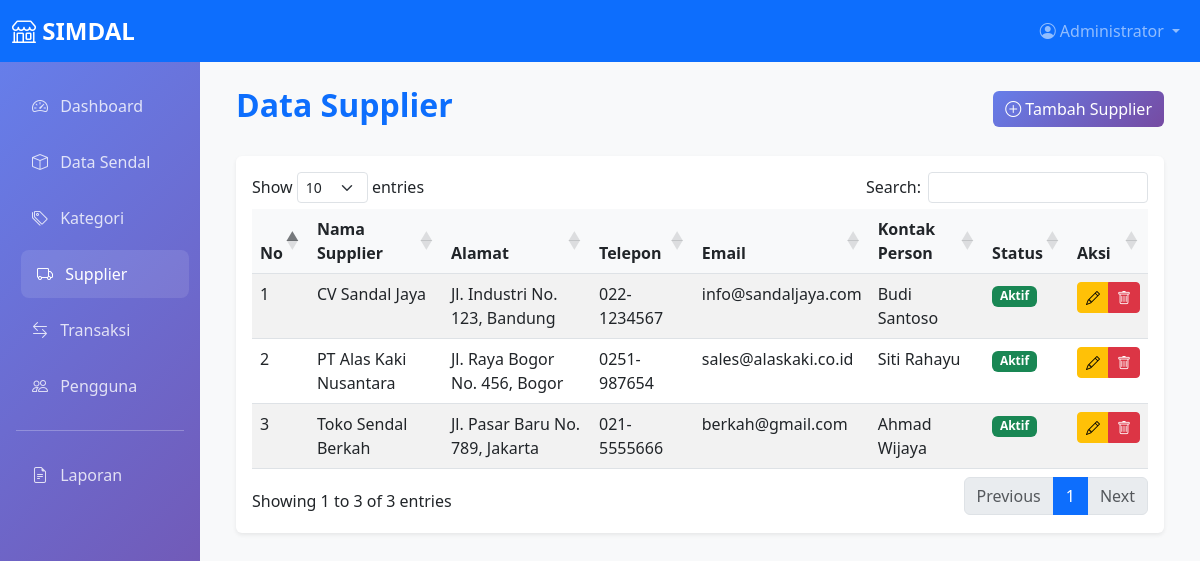
Page /pages/supplier/index.php (signed in) on the committed database.
### tables this page shows
CREATE TABLE supplier (
    id_supplier INT PRIMARY KEY AUTO_INCREMENT,
    nama_supplier VARCHAR(100) NOT NULL,
    alamat TEXT,
    telepon VARCHAR(20),
    email VARCHAR(100),
    kontak_person VARCHAR(100),
    status ENUM('aktif', 'nonaktif') DEFAULT 'aktif',
    created_at TIMESTAMP DEFAULT CURRENT_TIMESTAMP,
    updated_at TIMESTAMP DEFAULT CURRENT_TIMESTAMP ON UPDATE CURRENT_TIMESTAMP
);

### pages/supplier/index.php (the view, shortened to what this page needs)
<?php
require_once '../../config/koneksi.php';
$stmt = $pdo->query("SELECT * FROM supplier ORDER BY nama_supplier ASC");
$supplier = $stmt->fetchAll();
include '../../includes/header.php';
include '../../includes/navbar.php';
?>
<div class="container-fluid">
    <div class="row">
        <?php include '../../includes/sidebar.php'; ?>
        <div class="col-md-9 col-lg-10">
            <div class="content-wrapper p-4">
                <div class="d-flex justify-content-between align-items-center mb-4">
                    <h2 class="fw-bold text-primary">Data Supplier</h2>
                    <a href="tambah.php" class="btn btn-primary">
                        <i class="bi bi-plus-circle"></i> Tambah Supplier
                    </a>
                </div>
                <div class="card">
                    <div class="card-body">
                        <div class="table-responsive">
                            <table class="table table-striped table-hover table-data">
                                <thead>
                                    <tr>
                                        <th>No</th>
                                        <th>Nama Supplier</th>
                                        <th>Alamat</th>
                                        <th>Telepon</th>
                                        <th>Email</th>
                                        <th>Kontak Person</th>
                                        <th>Status</th>
                                        <th>Aksi</th>
                                    </tr>
                                </thead>
                                <tbody>
                                    <?php foreach ($supplier as $index => $item): ?>
                                    <tr>
                                        <td><?php echo $index + 1; ?></td>
                                        <td><?php echo $item['nama_supplier']; ?></td>
                                        <td><?php echo $item['alamat'] ?: '-'; ?></td>
                                        <td><?php echo $item['telepon'] ?: '-'; ?></td>
                                        <td><?php echo $item['email'] ?: '-'; ?></td>
                                        <td><?php echo $item['kontak_person'] ?: '-'; ?></td>
                                        <td>
                                            <span class="badge <?php echo $item['status'] == 'aktif' ? 'bg-success' : 'bg-secondary'; ?>">
                                                <?php echo ucfirst($item['status']); ?>
                                            </span>
                                        </td>
                                        <td>
                                            <div class="btn-group" role="group">
                                                <a href="edit.php?id=<?php echo $item['id_supplier']; ?>" class="btn btn-sm btn-warning">
                                                    <i class="bi bi-pencil"></i>
                                                </a>
                                                <button onclick="confirmDelete('../../actions/supplier/hapus.php?id=<?php echo $item['id_supplier']; ?>')" class="btn btn-sm btn-danger">
                                                    <i class="bi bi-trash"></i>
                                                </button>
                                            </div>
                                        </td>
                                    </tr>
                                    <?php endforeach; ?>
                                </tbody>
                            </table>
                        </div>
                    </div>
                </div>
            </div>
        </div>
    </div>
</div>
<?php include '../../includes/footer.php'; ?>

### includes/header.php (style rules this page uses)
.card { border: none; box-shadow: 0 0.125rem 0.25rem rgba(0, 0, 0, 0.075); transition: all 0.3s ease; }
.btn-primary { background: linear-gradient(135deg, #667eea 0%, #764ba2 100%); border: none; }
.table th { background-color: #f8f9fa; border-top: none; font-weight: 600; }
.badge { font-size: 0.75em; }
.content-wrapper { min-height: calc(100vh - 56px); }

### rows in the picture
supplier: nama_supplier "CV Sandal Jaya", alamat "Jl. Industri No. 123, Bandung", telepon "022-1234567", email "info@sandaljaya.com", kontak_person "Budi Santoso", status "Aktif"
supplier: nama_supplier "PT Alas Kaki Nusantara", alamat "Jl. Raya Bogor No. 456, Bogor", telepon "0251-987654", email "sales@alaskaki.co.id", kontak_person "Siti Rahayu", status "Aktif"
supplier: nama_supplier "Toko Sendal Berkah", alamat "Jl. Pasar Baru No. 789, Jakarta", telepon "021-5555666", email "berkah@gmail.com", kontak_person "Ahmad Wijaya", status "Aktif"

### other values in the picture
$_SESSION['nama_lengkap'] "Administrator"
